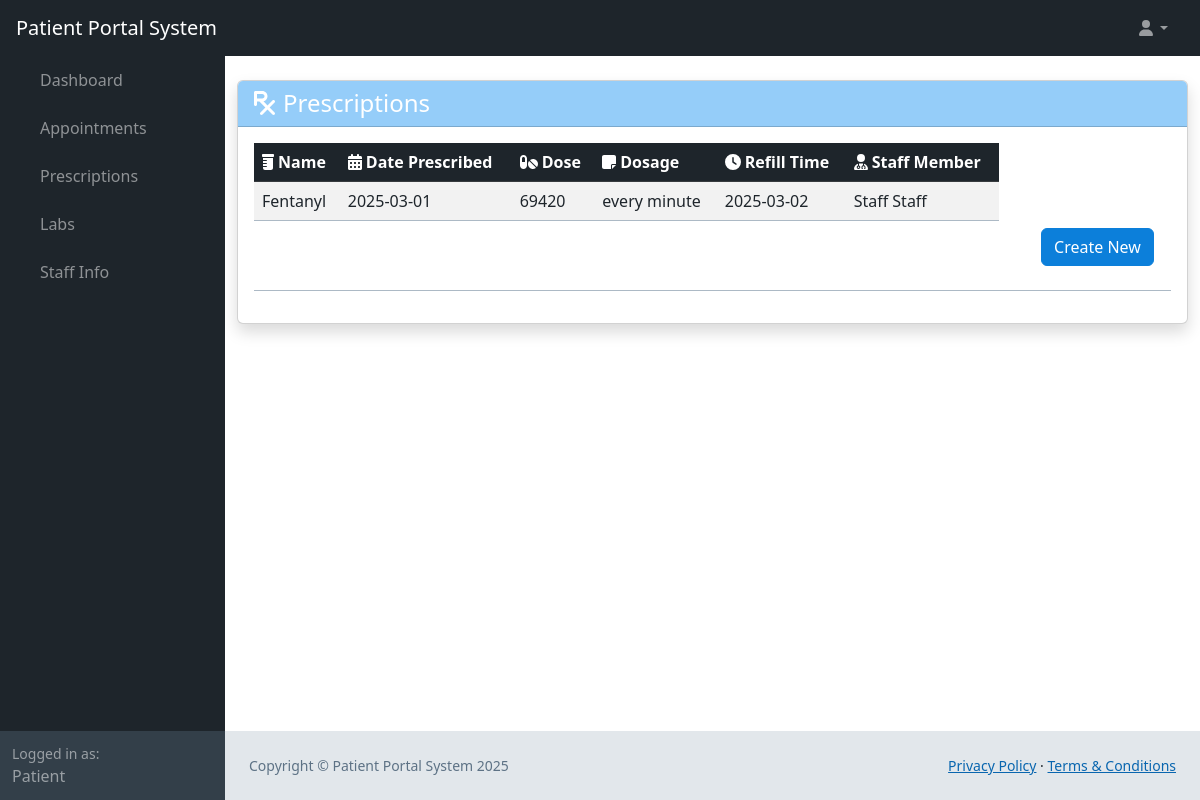
The app's page /web_root/prescriptions.php (signed in), older data.
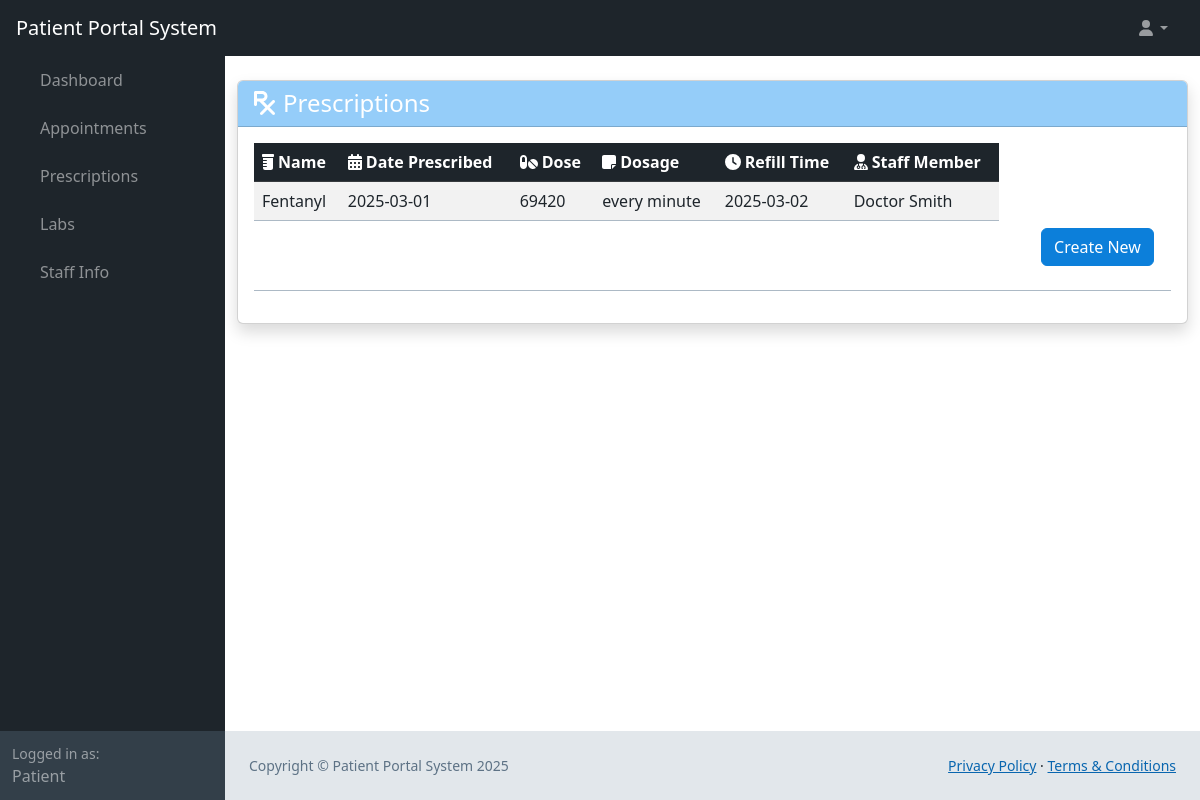
The same page, newer data.
### tables this page shows
CREATE TABLE `prescription` (
  `prescription_id` int(11) NOT NULL AUTO_INCREMENT,
  `name` varchar(45) DEFAULT NULL,
  `date_prescribed` date DEFAULT NULL,
  `dose` varchar(45) DEFAULT NULL,
  `dosage` varchar(45) DEFAULT NULL,
  `refill_time` varchar(45) DEFAULT NULL,
  `patient_id` int(11) NOT NULL,
  `staff_id` int(11) NOT NULL,
  PRIMARY KEY (`prescription_id`),
  KEY `fk_prescription_patient1_idx` (`patient_id`),
  KEY `fk_prescription_staff1_idx` (`staff_id`),
  CONSTRAINT `fk_prescription_patient1` FOREIGN KEY (`patient_id`) REFERENCES `patient` (`patient_id`),
  CONSTRAINT `fk_prescription_staff1` FOREIGN KEY (`staff_id`) REFERENCES `staff` (`staff_id`)
);

CREATE TABLE `user` (
  `user_id` bigint(20) NOT NULL AUTO_INCREMENT,
  `first_name` varchar(25) NOT NULL,
  `last_name` varchar(50) NOT NULL,
  `phone_number` bigint(20) NOT NULL,
  `email` varchar(50) NOT NULL,
  `username` varchar(25) NOT NULL,
  `password_hash` varchar(60) NOT NULL,
  `bio` mediumtext DEFAULT NULL,
  `profile_pic` longblob DEFAULT NULL,
  PRIMARY KEY (`user_id`)
);

### web_root/prescriptions.php (called while the page is built, shortened)
<?php
require 'generic.php';
if ($mode == 'Patient') {
    $patient_id = $patient['patient_id'];
    $query = 'SELECT * FROM prescription JOIN staff ON prescription.staff_id = staff.staff_id JOIN user ON user.user_id = staff.user_id WHERE prescription.patient_id = ' . $patient_id;
    $prescriptions = queryAsArray($conn, $query);
} else if ($mode == 'Staff') {
    $staff_id = $staff['staff_id'];
    $query = 'SELECT * FROM prescription JOIN patient ON prescription.patient_id = patient.patient_id JOIN user ON user.user_id = patient.user_id WHERE prescription.staff_id = ' . $staff_id;
    $prescriptions = queryAsArray($conn, $query);
} else if ($mode == 'Admin') {
    $prescriptions = getDatafromTable($conn, "prescription", ["*"]);
}
?>
<?php
require 'landing-content.php';
?>

### web_root/generic.php (called while the page is built, shortened)
<?php
    require 'functions.php';
    $conn = OpenCon();
    $userData = getDatafromTable($conn, "user", ["username" => $_SESSION['username']])[0];
    $user_id = $userData['user_id'];
    if (sizeOf(getDatafromTable($conn, "staff", ["user_id" => $user_id])) > 0) {
        $staff = getDatafromTable($conn, "staff", ["user_id" => $user_id])[0];
        $patient = null;
        $mode = 'Staff';
        if ($staff['employee_type'] == 'Administrator') {
            $mode = 'Admin';
        }
    } else {
        $patient = getDatafromTable($conn, "patient", ["user_id" => $user_id])[0];
        $mode = 'Patient';
    }
?>

### web_root/functions.php (called while the page is built, shortened)
<?php
function getDatafromTable(mysqli $conn, string $table, array $searchConditions, $booleanOperations = "AND", $query = "select * from "): int|array
{
    $type = gettype($booleanOperations);
    if ($type == "array") {
        if (sizeof($booleanOperations) > sizeof($searchConditions)) {
            printf("There should be more search conditions than boolean operations");
            return 100;
        }
        for ($i = 0; $i < sizeof($booleanOperations); $i++) {
            if (!in_array(strtoupper($booleanOperations[$i]), ["OR", "AND", "XOR"])) {
                printf("Error getting data: incorrect boolean operator in '$booleanOperations'");
                return 101;
            }
        }
        for ($i = 0; $i < sizeof($searchConditions); $i++) {
            if ($i < sizeof($booleanOperations)) {
                $operations[$i] = strtoupper($booleanOperations[$i]);
            } else {
                $operations[$i] = "AND";
            }
        }
    } else if (!($type == "string")) {
        printf("Error incorrect data type for '$booleanOperations'");
        return 103;
    } else {
        if (in_array(strtoupper($booleanOperations), ["OR", "AND", "XOR"])) {
            for ($i = 0; $i < sizeof($searchConditions); $i++) {
                $operations[$i] = strtoupper($booleanOperations);
            }
        }
    }
    $query .= $table;
    if (sizeof($searchConditions) > 0) {
        $query .= " WHERE ";
    }
    $i = 0;
    foreach ($searchConditions as $key => $value) {
        $query .= $key . " = " . '\'' . $value . '\'';
        $query .= ' ' . $operations[$i] . ' ';
        $i++;
    }
    $query = substr($query, 0, strlen($query) - (strlen($operations[sizeof($operations) - 1]) + 2)) . ';';
    $result = mysqli_query($conn, $query);
    $results = mysqli_fetch_all($result, MYSQLI_BOTH);
    return $results;
}
function queryAsArray($conn, $query): array
{
    return $conn->query($query)->fetch_all(MYSQLI_BOTH);
}
?>

### web_root/prescriptions-content.php (the view, shortened to what the changed rows need)
<body class="bg-light">
    <div class="container py-4">
        <div class="card shadow">
            <div class="card-header bg-primary text-white">
                <h1 class="h4 mb-0"><i class="fas fa-prescription me-2"></i>Prescriptions</h1>
            </div>
            <div class="card-body">
                <?php if (empty($prescriptions)): ?>
                    <div class="alert alert-dark">
                        <i class="fas fa-info-circle me-2"></i>No prescriptions at this time.
                    </div>
                <?php else: ?>
                    <div class="table-responsive">
                        <table class="table table-striped table-hover">
                            <thead class="table-dark">
                                <tr>
                                    <th><i class="fas fa-prescription-bottle me-1"></i>Name</th>
                                    <th><i class="fas fa-calendar-alt me-1"></i></i>Date Prescribed</th>
                                    <th><i class="fas fa-pills me-1"></i></i>Dose</th>
                                    <th><i class="fas fa-sticky-note me-1"></i>Dosage</th>
                                    <th><i class="fas fa-clock me-1"></i>Refill Time</i>
                                        <?php if ($mode == 'Patient'): ?>
                                        <th><i class="fas fa-user-md me-1"></i>Staff Member</th>
                                    <?php elseif ($mode == 'Staff'): ?>
                                        <th><i class="fas fa-user-injured me-1"></i>Patient</th>
                                    <?php elseif ($mode == 'Admin'): ?>
                                        <th><i class="fas fa-user-injured me-1"></i>Patient ID</th>
                                        <th><i class="fas fa-user-md me-1"></i>Staff ID</th>
                                    <?php endif; ?>
                                </tr>
                            </thead>
                            <tbody>
                                <?php foreach ($prescriptions as $prescription): ?>
                                    <tr>
                                        <td><?= htmlspecialchars($prescription['name']) ?></td>
                                        <td><?= htmlspecialchars($prescription['date_prescribed']) ?></td>
                                        <td><?= htmlspecialchars($prescription['dose']) ?></td>
                                        <td><?= htmlspecialchars($prescription['dosage']) ?></td>
                                        <td><?= htmlspecialchars($prescription['refill_time']) ?></td>
                                        <?php if ($mode == 'Admin'): ?>
                                            <td><?= htmlspecialchars($prescription['patient_id']) ?></td>
                                            <td><?= htmlspecialchars($prescription['staff_id']) ?></td>
                                        <?php else: ?>
                                            <td><?= htmlspecialchars($prescription['first_name'] . ' ' . $prescription['last_name']) ?>
                                            </td>
                                        <?php endif; ?>
                                    </tr>
                                <?php endforeach; ?>
                            </tbody>
                        </table>
                    </div>
                <?php endif; ?>
            </div>
        </div>
    </div>
</body>

Row changes from the older to the newer data that the page shows:
changed prescription "Fentanyl": user.first_name+last_name "Staff Staff" → "Doctor Smith"
